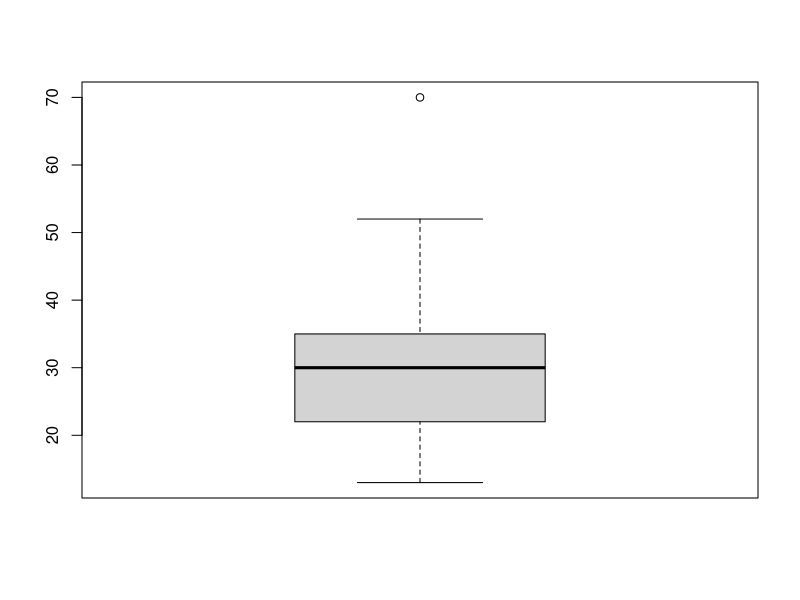

Here is the R script that generated this plot:
#   6)Suppose that the data for analysis includes the attribute age. The age values for the data tuples are (in increasing order)
#   
#   13,15,16,19,20,21,22,22,25,25,25,25,30,33,33,35,35,35,35,36,40,45,46,52 ,70 
#   a) Show a boxplot of the data 
#   b) Give the five-number summary of the data and visualize using box plot. 
#   c) Calculate IQR.



data <- c(13,15,16,19,20,21,22,22,25,25,25,25,30,33,33,35,35,35,35,36,40,45,46,52 ,70)

# a)
boxplot(data)

# b)
summary(data)

# c)
IQR(data)